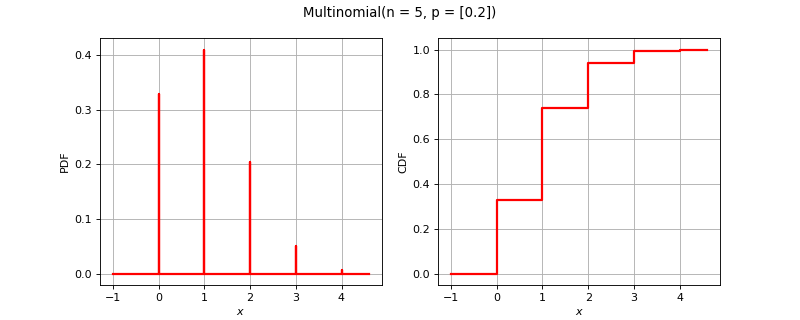

Source code (Python):
import openturns as ot
from matplotlib import pyplot as plt
from openturns.viewer import View
if ot.Multinomial().__class__.__name__ == 'Bernoulli':
    distribution = ot.Bernoulli(0.7)
elif ot.Multinomial().__class__.__name__ == 'Binomial':
    distribution = ot.Binomial(5, 0.2)
elif ot.Multinomial().__class__.__name__ == 'Hypergeometric':
    distribution = ot.Hypergeometric(10, 4, 7)
elif ot.Multinomial().__class__.__name__ == 'ComposedDistribution':
    copula = ot.IndependentCopula(2)
    marginals = [ot.Uniform(1.0, 2.0), ot.Normal(2.0, 3.0)]
    distribution = ot.ComposedDistribution(marginals, copula)
elif ot.Multinomial().__class__.__name__ == 'CumulativeDistributionNetwork':
    coll = [ot.Normal(2),ot.Dirichlet([0.5, 1.0, 1.5])]
    distribution = ot.CumulativeDistributionNetwork(coll, ot.BipartiteGraph([[0,1], [0,1]]))
elif ot.Multinomial().__class__.__name__ == 'Histogram':
    distribution = ot.Histogram([-1.0, 0.5, 1.0, 2.0], [0.45, 0.4, 0.15])
elif ot.Multinomial().__class__.__name__ == 'KernelMixture':
    kernel = ot.Uniform()
    sample = ot.Normal().getSample(5)
    bandwith = [1.0]
    distribution = ot.KernelMixture(kernel, bandwith, sample)
elif ot.Multinomial().__class__.__name__ == 'MaximumDistribution':
    coll = [ot.Uniform(2.5, 3.5), ot.LogUniform(1.0, 1.2), ot.Triangular(2.0, 3.0, 4.0)]
    distribution = ot.MaximumDistribution(coll)
elif ot.Multinomial().__class__.__name__ == 'Multinomial':
    distribution = ot.Multinomial(5, [0.2])
elif ot.Multinomial().__class__.__name__ == 'RandomMixture':
    coll = [ot.Triangular(0.0, 1.0, 5.0), ot.Uniform(-2.0, 2.0)]
    weights = [0.8, 0.2]
    cst = 3.0
    distribution = ot.RandomMixture(coll, weights, cst)
elif ot.Multinomial().__class__.__name__ == 'TruncatedDistribution':
    distribution = ot.TruncatedDistribution(ot.Normal(2.0, 1.5), 1.0, 4.0)
elif ot.Multinomial().__class__.__name__ == 'UserDefined':
    distribution = ot.UserDefined([[0.0], [1.0], [2.0]], [0.2, 0.7, 0.1])
elif ot.Multinomial().__class__.__name__ == 'ZipfMandelbrot':
    distribution = ot.ZipfMandelbrot(10, 2.5, 0.3)
else:
    distribution = ot.Multinomial()
dimension = distribution.getDimension()
title = str(distribution)[:100].split('\n')[0]
if dimension == 1:
    distribution.setDescription(['$x$'])
    pdf_graph = distribution.drawPDF()
    cdf_graph = distribution.drawCDF()
    fig = plt.figure(figsize=(10, 4))
    pdf_axis = fig.add_subplot(121)
    cdf_axis = fig.add_subplot(122)
    View(pdf_graph, figure=fig, axes=[pdf_axis], add_legend=False)
    View(cdf_graph, figure=fig, axes=[cdf_axis], add_legend=False)
    fig.suptitle(title)
elif dimension == 2:
    distribution.setDescription(['$x_1$', '$x_2$'])
    pdf_graph = distribution.drawPDF()
    pdf_graph.setTitle(title)
    fig = plt.figure(figsize=(10, 5))
    pdf_axis = fig.add_subplot(111)
    View(pdf_graph, figure=fig, axes=[pdf_axis], add_legend=False, square_axes=True)
